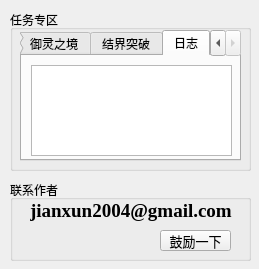
<?xml version="1.0" encoding="UTF-8"?>
<ui version="4.0">
 <class>Form</class>
 <widget class="QWidget" name="Form">
  <property name="geometry">
   <rect>
    <x>0</x>
    <y>0</y>
    <width>259</width>
    <height>269</height>
   </rect>
  </property>
  <property name="windowTitle">
   <string>阴阳师桌面版助手</string>
  </property>
  <widget class="QGroupBox" name="groupBox">
   <property name="geometry">
    <rect>
     <x>10</x>
     <y>10</y>
     <width>241</width>
     <height>161</height>
    </rect>
   </property>
   <property name="title">
    <string>任务专区</string>
   </property>
   <widget class="QTabWidget" name="tabWidget">
    <property name="geometry">
     <rect>
      <x>10</x>
      <y>20</y>
      <width>221</width>
      <height>131</height>
     </rect>
    </property>
    <property name="currentIndex">
     <number>3</number>
    </property>
    <widget class="QWidget" name="tab_1">
     <attribute name="title">
      <string>肝御魂</string>
     </attribute>
     <widget class="QSpinBox" name="spinBox_2">
      <property name="geometry">
       <rect>
        <x>70</x>
        <y>10</y>
        <width>51</width>
        <height>21</height>
       </rect>
      </property>
     </widget>
     <widget class="QLabel" name="label_8">
      <property name="geometry">
       <rect>
        <x>10</x>
        <y>10</y>
        <width>61</width>
        <height>21</height>
       </rect>
      </property>
      <property name="text">
       <string>刷本次数：</string>
      </property>
     </widget>
     <widget class="QCheckBox" name="checkBox">
      <property name="geometry">
       <rect>
        <x>10</x>
        <y>40</y>
        <width>91</width>
        <height>21</height>
       </rect>
      </property>
      <property name="text">
       <string>完成后关机</string>
      </property>
     </widget>
     <widget class="QLabel" name="label_9">
      <property name="geometry">
       <rect>
        <x>10</x>
        <y>70</y>
        <width>31</width>
        <height>21</height>
       </rect>
      </property>
      <property name="text">
       <string>剩余</string>
      </property>
     </widget>
     <widget class="QLCDNumber" name="lcdNumber">
      <property name="geometry">
       <rect>
        <x>40</x>
        <y>70</y>
        <width>51</width>
        <height>23</height>
       </rect>
      </property>
      <property name="frameShadow">
       <enum>QFrame::Sunken</enum>
      </property>
      <property name="smallDecimalPoint">
       <bool>false</bool>
      </property>
      <property name="segmentStyle">
       <enum>QLCDNumber::Flat</enum>
      </property>
     </widget>
     <widget class="QLabel" name="label_10">
      <property name="geometry">
       <rect>
        <x>100</x>
        <y>70</y>
        <width>16</width>
        <height>20</height>
       </rect>
      </property>
      <property name="text">
       <string>次</string>
      </property>
     </widget>
     <widget class="QPushButton" name="pushButton_4">
      <property name="geometry">
       <rect>
        <x>134</x>
        <y>70</y>
        <width>61</width>
        <height>21</height>
       </rect>
      </property>
      <property name="text">
       <string>开始</string>
      </property>
     </widget>
    </widget>
    <widget class="QWidget" name="tab_2">
     <attribute name="title">
      <string>御灵之境</string>
     </attribute>
     <widget class="QLabel" name="label_2">
      <property name="geometry">
       <rect>
        <x>10</x>
        <y>10</y>
        <width>41</width>
        <height>21</height>
       </rect>
      </property>
      <property name="font">
       <font>
        <family>Times New Roman</family>
        <pointsize>12</pointsize>
       </font>
      </property>
      <property name="text">
       <string>次数：</string>
      </property>
     </widget>
     <widget class="QPushButton" name="pushButton_2">
      <property name="geometry">
       <rect>
        <x>140</x>
        <y>70</y>
        <width>71</width>
        <height>31</height>
       </rect>
      </property>
      <property name="font">
       <font>
        <family>微软雅黑</family>
        <pointsize>16</pointsize>
       </font>
      </property>
      <property name="text">
       <string>搞起</string>
      </property>
     </widget>
     <widget class="QLabel" name="label_5">
      <property name="geometry">
       <rect>
        <x>10</x>
        <y>70</y>
        <width>121</width>
        <height>21</height>
       </rect>
      </property>
      <property name="font">
       <font>
        <family>新宋体</family>
        <pointsize>9</pointsize>
        <weight>50</weight>
        <bold>false</bold>
       </font>
      </property>
      <property name="text">
       <string>已做随机处理，请放心</string>
      </property>
     </widget>
     <widget class="QSpinBox" name="spinBox">
      <property name="geometry">
       <rect>
        <x>60</x>
        <y>10</y>
        <width>61</width>
        <height>21</height>
       </rect>
      </property>
     </widget>
     <widget class="QProgressBar" name="progressBar">
      <property name="geometry">
       <rect>
        <x>10</x>
        <y>40</y>
        <width>211</width>
        <height>21</height>
       </rect>
      </property>
      <property name="value">
       <number>0</number>
      </property>
     </widget>
    </widget>
    <widget class="QWidget" name="tab_3">
     <attribute name="title">
      <string>结界突破</string>
     </attribute>
     <widget class="QLabel" name="label_3">
      <property name="geometry">
       <rect>
        <x>11</x>
        <y>10</y>
        <width>36</width>
        <height>16</height>
       </rect>
      </property>
      <property name="text">
       <string>注意：</string>
      </property>
     </widget>
     <widget class="QLabel" name="label_4">
      <property name="geometry">
       <rect>
        <x>20</x>
        <y>30</y>
        <width>84</width>
        <height>16</height>
       </rect>
      </property>
      <property name="text">
       <string>1.随机选择结界</string>
      </property>
     </widget>
     <widget class="QLabel" name="label_6">
      <property name="geometry">
       <rect>
        <x>20</x>
        <y>50</y>
        <width>84</width>
        <height>16</height>
       </rect>
      </property>
      <property name="text">
       <string>2.充足的突破券</string>
      </property>
     </widget>
     <widget class="QLabel" name="label_7">
      <property name="geometry">
       <rect>
        <x>20</x>
        <y>70</y>
        <width>84</width>
        <height>16</height>
       </rect>
      </property>
      <property name="text">
       <string>3.完整的九宫格</string>
      </property>
     </widget>
     <widget class="QPushButton" name="pushButton_3">
      <property name="geometry">
       <rect>
        <x>130</x>
        <y>50</y>
        <width>61</width>
        <height>31</height>
       </rect>
      </property>
      <property name="font">
       <font>
        <family>新宋体</family>
        <pointsize>11</pointsize>
        <weight>50</weight>
        <bold>false</bold>
       </font>
      </property>
      <property name="text">
       <string>突破</string>
      </property>
     </widget>
    </widget>
    <widget class="QWidget" name="tab_4">
     <attribute name="title">
      <string>日志</string>
     </attribute>
     <widget class="QPlainTextEdit" name="plainTextEdit_2">
      <property name="geometry">
       <rect>
        <x>9</x>
        <y>9</y>
        <width>201</width>
        <height>91</height>
       </rect>
      </property>
      <property name="maximumSize">
       <size>
        <width>16777215</width>
        <height>16777215</height>
       </size>
      </property>
      <property name="readOnly">
       <bool>true</bool>
      </property>
     </widget>
    </widget>
   </widget>
  </widget>
  <widget class="QGroupBox" name="groupBox_2">
   <property name="geometry">
    <rect>
     <x>10</x>
     <y>180</y>
     <width>241</width>
     <height>81</height>
    </rect>
   </property>
   <property name="title">
    <string>联系作者</string>
   </property>
   <widget class="QLabel" name="label">
    <property name="geometry">
     <rect>
      <x>20</x>
      <y>10</y>
      <width>211</width>
      <height>41</height>
     </rect>
    </property>
    <property name="font">
     <font>
      <family>Times New Roman</family>
      <pointsize>14</pointsize>
      <weight>75</weight>
      <bold>true</bold>
     </font>
    </property>
    <property name="text">
     <string>jianxun2004@gmail.com</string>
    </property>
   </widget>
   <widget class="QPushButton" name="pushButton">
    <property name="geometry">
     <rect>
      <x>150</x>
      <y>50</y>
      <width>71</width>
      <height>21</height>
     </rect>
    </property>
    <property name="font">
     <font>
      <family>新宋体</family>
      <pointsize>10</pointsize>
      <weight>50</weight>
      <bold>false</bold>
     </font>
    </property>
    <property name="text">
     <string>鼓励一下</string>
    </property>
   </widget>
  </widget>
 </widget>
 <resources/>
 <connections>
  <connection>
   <sender>spinBox</sender>
   <signal>valueChanged(int)</signal>
   <receiver>progressBar</receiver>
   <slot>setValue(int)</slot>
   <hints>
    <hint type="sourcelabel">
     <x>112</x>
     <y>80</y>
    </hint>
    <hint type="destinationlabel">
     <x>137</x>
     <y>110</y>
    </hint>
   </hints>
  </connection>
 </connections>
</ui>
